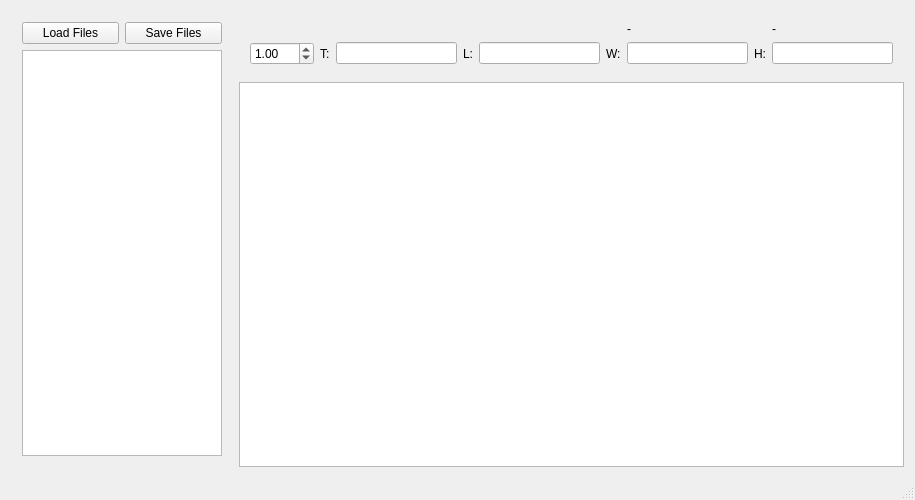
<?xml version="1.0" encoding="UTF-8"?>
<ui version="4.0">
 <class>MainWindow</class>
 <widget class="QMainWindow" name="MainWindow">
  <property name="geometry">
   <rect>
    <x>0</x>
    <y>0</y>
    <width>915</width>
    <height>500</height>
   </rect>
  </property>
  <property name="windowTitle">
   <string>MainWindow</string>
  </property>
  <widget class="QWidget" name="centralWidget">
   <layout class="QGridLayout" name="gridLayout_2">
    <item row="0" column="1">
     <widget class="QWidget" name="status" native="true">
      <property name="sizePolicy">
       <sizepolicy hsizetype="Preferred" vsizetype="Preferred">
        <horstretch>0</horstretch>
        <verstretch>0</verstretch>
       </sizepolicy>
      </property>
      <layout class="QGridLayout" name="gridLayout_3">
       <item row="0" column="8">
        <widget class="QLabel" name="startHeight">
         <property name="text">
          <string>-</string>
         </property>
        </widget>
       </item>
       <item row="1" column="2">
        <widget class="QLineEdit" name="top"/>
       </item>
       <item row="1" column="4">
        <widget class="QLineEdit" name="left"/>
       </item>
       <item row="1" column="5">
        <widget class="QLabel" name="labelWidth">
         <property name="text">
          <string>W:</string>
         </property>
        </widget>
       </item>
       <item row="1" column="3">
        <widget class="QLabel" name="labelLeft">
         <property name="text">
          <string>L:</string>
         </property>
        </widget>
       </item>
       <item row="1" column="8">
        <widget class="QLineEdit" name="height"/>
       </item>
       <item row="1" column="6">
        <widget class="QLineEdit" name="width"/>
       </item>
       <item row="1" column="7">
        <widget class="QLabel" name="labelHeight">
         <property name="text">
          <string>H:</string>
         </property>
        </widget>
       </item>
       <item row="1" column="1">
        <widget class="QLabel" name="labelTop">
         <property name="text">
          <string>T:</string>
         </property>
        </widget>
       </item>
       <item row="0" column="6">
        <widget class="QLabel" name="startWidth">
         <property name="text">
          <string>-</string>
         </property>
        </widget>
       </item>
       <item row="1" column="0">
        <widget class="QDoubleSpinBox" name="scale">
         <property name="maximum">
          <double>100.000000000000000</double>
         </property>
         <property name="singleStep">
          <double>0.050000000000000</double>
         </property>
         <property name="value">
          <double>1.000000000000000</double>
         </property>
        </widget>
       </item>
      </layout>
     </widget>
    </item>
    <item row="0" column="0" rowspan="2">
     <widget class="QWidget" name="widget" native="true">
      <property name="sizePolicy">
       <sizepolicy hsizetype="Preferred" vsizetype="Preferred">
        <horstretch>1</horstretch>
        <verstretch>0</verstretch>
       </sizepolicy>
      </property>
      <layout class="QGridLayout" name="gridLayout">
       <item row="0" column="0">
        <widget class="QPushButton" name="loadFiles">
         <property name="text">
          <string>Load Files</string>
         </property>
        </widget>
       </item>
       <item row="0" column="1">
        <widget class="QPushButton" name="saveFiles">
         <property name="text">
          <string>Save Files</string>
         </property>
        </widget>
       </item>
       <item row="1" column="0" colspan="2">
        <widget class="QListWidget" name="imageFiles"/>
       </item>
      </layout>
     </widget>
    </item>
    <item row="1" column="1">
     <widget class="QGraphicsView" name="image">
      <property name="sizePolicy">
       <sizepolicy hsizetype="Expanding" vsizetype="Expanding">
        <horstretch>3</horstretch>
        <verstretch>3</verstretch>
       </sizepolicy>
      </property>
     </widget>
    </item>
   </layout>
  </widget>
  <widget class="QStatusBar" name="statusBar"/>
 </widget>
 <layoutdefault spacing="6" margin="11"/>
 <resources/>
 <connections/>
</ui>
